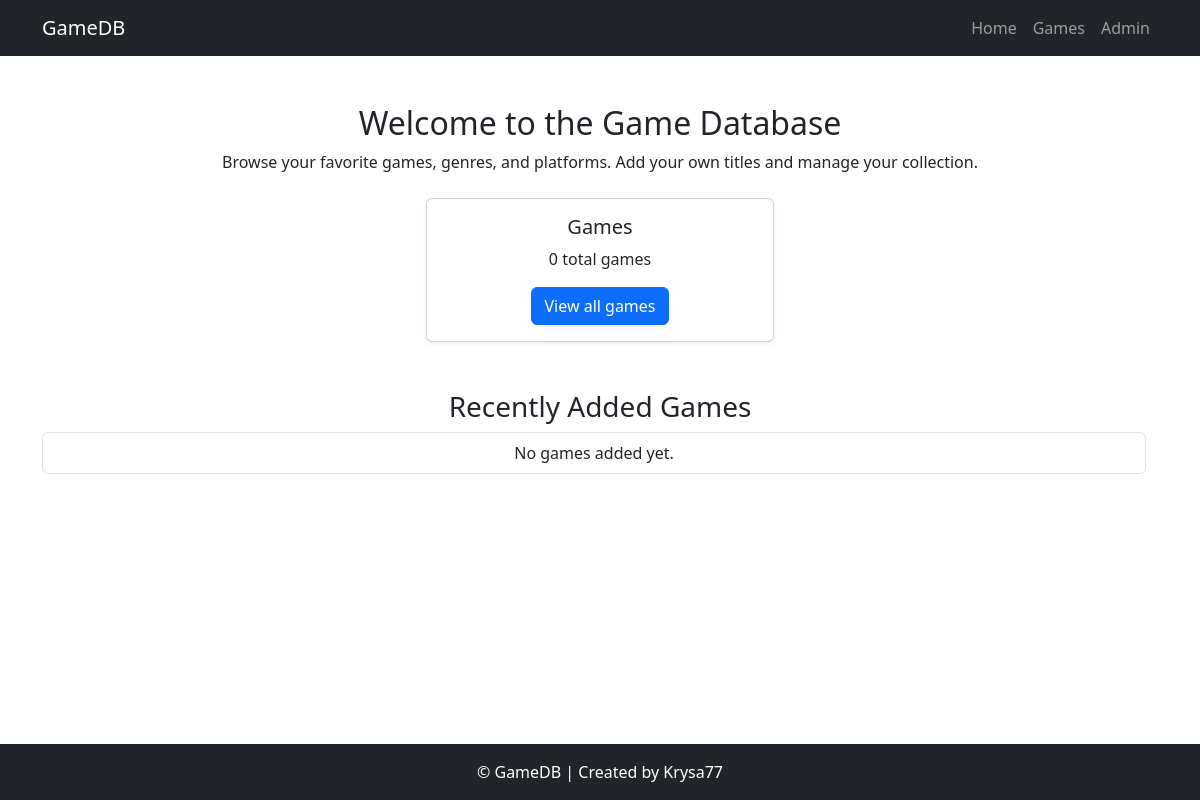
The app's page /, older data.
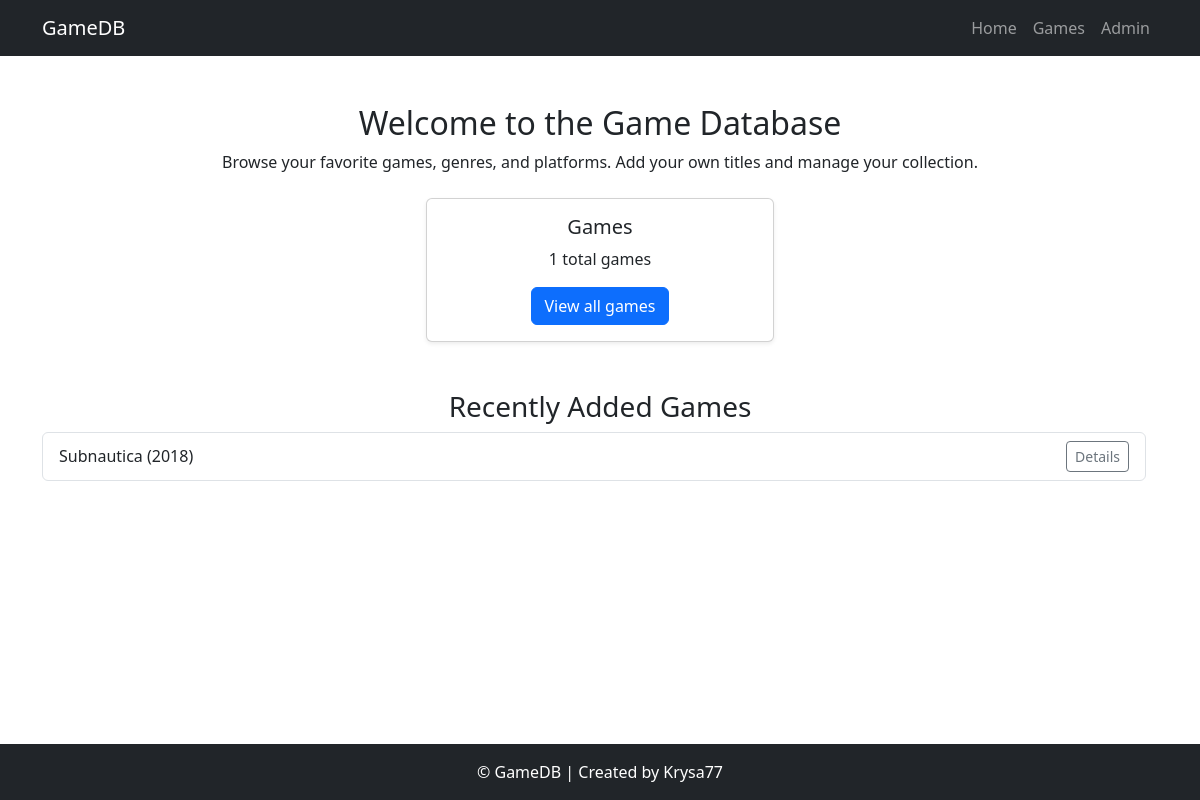
The same page, newer data.
### database/models.py (models this page shows, shortened)
class Game(models.Model):
    title = models.CharField(max_length=100, verbose_name="Game name")
    release_year = models.IntegerField(
        validators=[MinValueValidator(1970), MaxValueValidator(2100)],
        verbose_name="Release year"
    )
    price = models.DecimalField(max_digits=6, decimal_places=2, verbose_name="Price")
    platforms = models.ManyToManyField('Platform', verbose_name="Platforms")
    genres = models.ManyToManyField('Genre', verbose_name="Genres")
    description = models.TextField(blank=True, verbose_name="Description")
    photo = models.ImageField(
        upload_to='game_photos/',
        blank=True,
        null=True,
        verbose_name="Game Photo"
    )
    owner = models.ForeignKey(
        'Player',
        on_delete=models.CASCADE,
        related_name='games',
        verbose_name="Owner",
        blank=True,
        null=True,
    )
    class Meta:
        verbose_name = "Game"
        verbose_name_plural = "Games"
        ordering = ['title']

### database/views.py (the view)
# urls.py: path('', views.index, name="index"),
def index(request):
    context = {
        "game_count": Game.objects.count(),
        "genre_count": Genre.objects.count(),
        "platform_count": Platform.objects.count(),
        "recent_games": Game.objects.order_by('-id')[:5]
    }
    return render(request, "database/index.html", context)

### database/templates/database/index.html
{% extends "database/base.html" %}
{% block content %}
<div class="container mt-5">
  <h2 class="text-center">Welcome to the Game Database</h2>
  <p class="text-center">Browse your favorite games, genres, and platforms. Add your own titles and manage your collection.</p>
  <div class="row justify-content-center text-center mt-4">
    <div class="col-md-4">
      <div class="card shadow-sm">
        <div class="card-body text-center">
          <h5 class="card-title">Games</h5>
          <p class="card-text">{{ game_count }} total games</p>
          <a href="{% url 'game_list' %}" class="btn btn-primary">View all games</a>
        </div>
      </div>
    </div>
  <h3 class="mt-5">Recently Added Games</h3>
  <ul class="list-group">
    {% for game in recent_games %}
      <li class="list-group-item d-flex justify-content-between align-items-center">
        {{ game.title }} ({{ game.release_year }})
        <a href="{% url 'game_detail' game.id %}" class="btn btn-sm btn-outline-secondary">Details</a>
      </li>
    {% empty %}
      <li class="list-group-item">No games added yet.</li>
    {% endfor %}
  </ul>
</div>
{% endblock %}

Row changes from the older to the newer data that the page shows:
added Game: title "Subnautica", release_year "2018"
Text that changed along with them:
{{ game_count }}: "0" → "1"
text no longer shown: "No games added yet."
